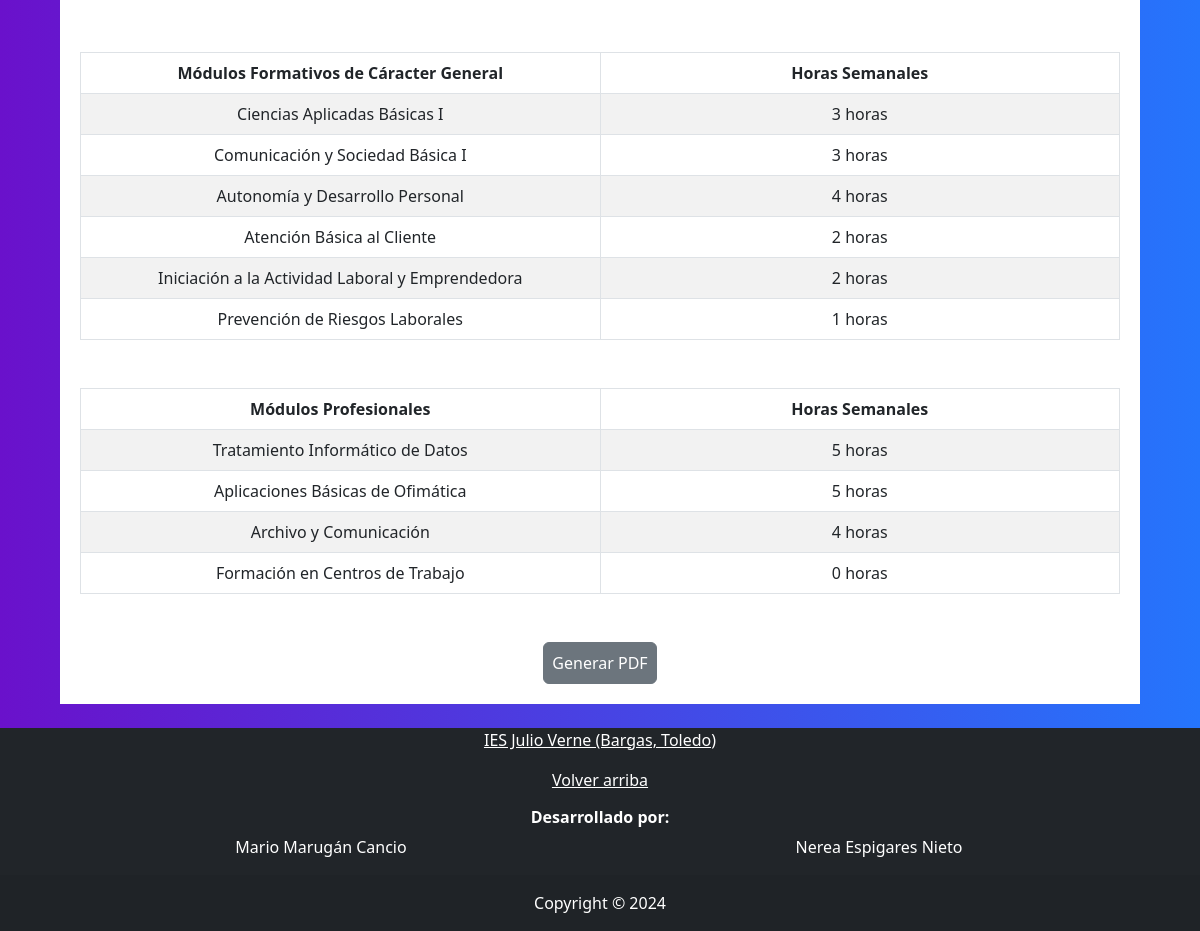
/prematricula/cursos/PEFP/PEFP2.php (lower part), run on an earlier commit of the app's database.
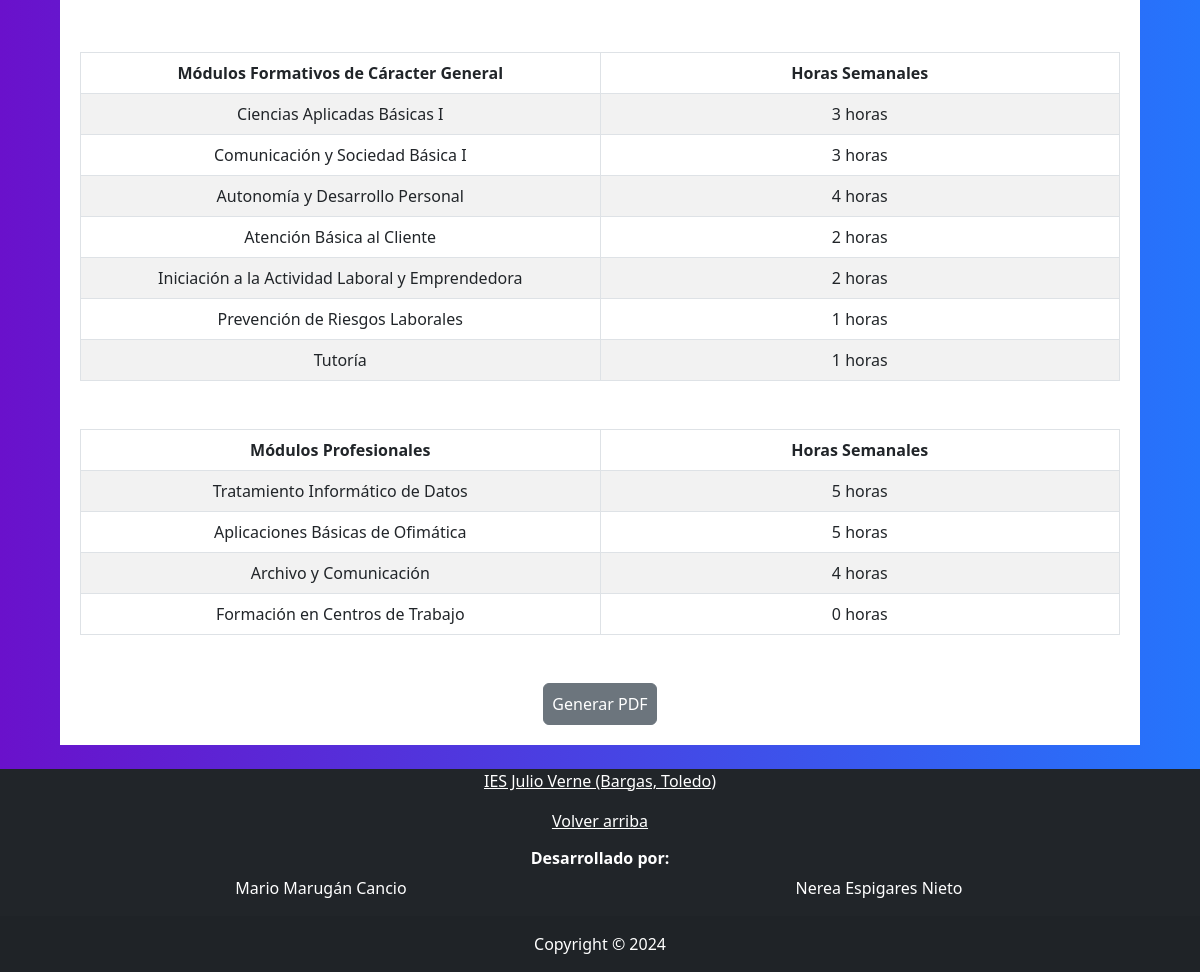
And on a later commit of the database.
### tables this page shows
CREATE TABLE Asignaturas(
	cod_asignatura INT PRIMARY KEY AUTO_INCREMENT,
    nombre VARCHAR(100) NOT NULL,
    horas INT NOT NULL,
    curso VARCHAR(30) NOT NULL,
    tipo VARCHAR(40)
);

### prematricula/cursos/PEFP/PEFP2.php (the view, shortened to what this page needs)
<!DOCTYPE html>
<html lang="en">
<head>
    <link rel="stylesheet" href="../../../css/bootstrap.min.css">
    <link rel="stylesheet" type="text/css" href="../../../css/app.css">
  <link rel="stylesheet" type="text/css" href="../../../css/prematriculas.css">
    <link href="https://cdn.jsdelivr.net/npm/bootstrap@5.3.0-alpha3/dist/css/bootstrap.min.css" rel="stylesheet">
    <?php
        require('../../../archivosComunes/conexion.php');
    ?>
</head>
<body>
    <div class="fondo">
        <div class="matricula mt-4">
            <form id="matriculas" action="../../generate_pdf.php" method="post">
                <div class="form-group mb-5">
                <table class="table table-bordered table-striped table-hover text-center">
                    <thead>
                        <tr>
                            <th scope="col">Módulos Formativos de Cáracter General</th>
                            <th scope="col">Horas Semanales</th>
                        </tr>
                    </thead>
                    <tbody>
                        <?php
                            $select = "SELECT cod_asignatura, nombre, horas, curso, tipo FROM Asignaturas WHERE curso LIKE 'PEFP2' AND tipo LIKE '%Formátivos de Carácter General'";
                            $resul = $db->query($select);
                            while ($asignatura = $resul->fetch(PDO::FETCH_ASSOC)) {
                                echo '<tr>';
                                    echo '<td id="general'.$asignatura['cod_asignatura'].'">'.$asignatura['nombre'].'</td>';
                                    echo '<td id="horas_general'.$asignatura['cod_asignatura'].'">'.$asignatura['horas'].' horas</td>';
                                echo "</tr>";
                            }
                        ?>
                    </tbody>
                </table>
                </div>
                <div class="form-group mb-5">
                <table class="table table-bordered table-striped table-hover text-center">
                    <thead>
                        <tr>
                            <th scope="col">Módulos Profesionales</th>
                            <th scope="col">Horas Semanales</th>
                        </tr>
                    </thead>
                    <tbody>
                        <?php
                            $select = "SELECT cod_asignatura, nombre, horas, curso, tipo FROM Asignaturas WHERE curso LIKE 'PEFP2' AND tipo LIKE '%Profesionales'";
                            $resul = $db->query($select);
                            while ($asignatura = $resul->fetch(PDO::FETCH_ASSOC)) {
                                echo '<tr>';
                                    echo '<td id="profesionales'.$asignatura['cod_asignatura'].'">'.$asignatura['nombre'].'</td>';
                                    echo '<td id="horas_profesionales'.$asignatura['cod_asignatura'].'">'.$asignatura['horas'].' horas</td>';
                                echo "</tr>";
                            }
                        ?>
                    </tbody>
                </table>
                </div>
                <div class="d-flex w-100 justify-content-center">
                <button type="button" onclick="validarDatos()" class="btn btn-secondary p-2">Generar PDF</button>
                </div>
            </form>
        </div>
    </div>
    <?php
    include('./../../footer.php');
    ?>
</body>
</html>

What changed in the data, as far as the page shows it:
now on this page (row edited): asignaturas: nombre "Tutoría", horas "1"
